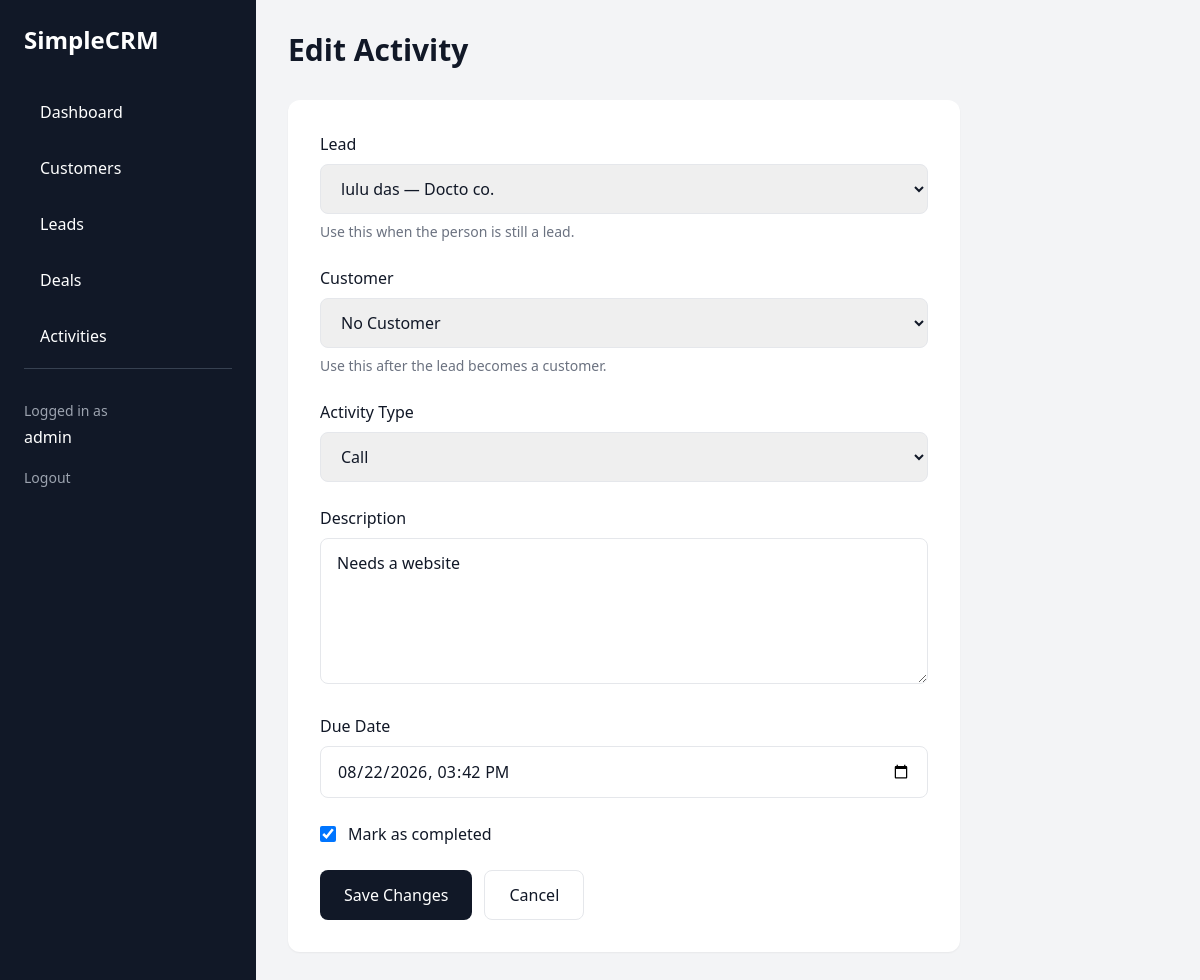
The page /activities/2/edit/ (signed in) on the database its author committed.
### crm/models.py (models this page shows, shortened)
class Activity(models.Model):
    TYPE_CHOICES = [
        ("call", "Call"),
        ("meeting", "Meeting"),
        ("note", "Note"),
        ("followup", "Follow-up"),
    ]
    lead = models.ForeignKey(
        Lead,
        on_delete=models.CASCADE,
        related_name="activities",
        null=True,
        blank=True,
    )
    customer = models.ForeignKey(
        Customer,
        on_delete=models.CASCADE,
        related_name="activities",
        null=True,
        blank=True,
    )
    activity_type = models.CharField(
        max_length=20,
        choices=TYPE_CHOICES
    )
    description = models.TextField()
    due_date = models.DateTimeField(
        null=True,
        blank=True
    )
    owner = models.ForeignKey(
    User,
    on_delete=models.SET_NULL,
    null=True,
    blank=True,
    related_name="activities",
    )
    completed = models.BooleanField(default=False)
    created_at = models.DateTimeField(auto_now_add=True)

class Lead(models.Model):
    STATUS_CHOICES = [
        ("new", "New"),
        ("contacted", "Contacted"),
        ("qualified", "Qualified"),
        ("converted", "Converted"),
        ("lost", "Lost"),
    ]
    name = models.CharField(max_length=150)
    email = models.EmailField(blank=True)
    phone = models.CharField(max_length=30, blank=True)
    company = models.CharField(max_length=150, blank=True)
    source = models.CharField(max_length=100, blank=True)
    status = models.CharField(
        max_length=20,
        choices=STATUS_CHOICES,
        default="new"
    )
    notes = models.TextField(blank=True)
    converted_customer = models.OneToOneField(
        "Customer",
        on_delete=models.SET_NULL,
        null=True,
        blank=True,
        related_name="converted_lead",
    )
    owner = models.ForeignKey(
    User,
    on_delete=models.SET_NULL,
    null=True,
    blank=True,
    related_name="leads",
    )
    created_at = models.DateTimeField(auto_now_add=True)

### crm/views.py (the view, shortened to what this page needs)
@login_required
def activity_edit(request, pk):
    if is_manager_or_admin(request.user):
        activity = get_object_or_404(
            Activity,
            pk=pk
        )
    else:
        activity = get_object_or_404(
            Activity,
            pk=pk,
            owner=request.user
        )
    if is_manager_or_admin(request.user):
        leads = Lead.objects.exclude(
            status="lost"
        ).order_by("name")
        customers = Customer.objects.filter(
            status="active"
        ).order_by("name")
    return render(
        request,
        "crm/activities/form.html",
        {
            "activity": activity,
            "leads": leads,
            "customers": customers,
        }
    )

### crm/views.py (called while the page is built)
def is_manager_or_admin(user):
    return user.is_superuser or user.is_staff

### crm/templates/crm/activities/form.html (shortened to what this page needs)
{% extends "crm/base.html" %}
{% block content %}
<div class="max-w-2xl">
    <h2 class="text-3xl font-bold mb-8">
        {% if activity %}
            Edit Activity
        {% else %}
            Add Activity
        {% endif %}
    </h2>
    <form method="POST" class="bg-white p-8 rounded-xl shadow-sm">
        <div class="space-y-6">
            <div>
                <label class="block mb-2 font-medium">
                    Lead
                </label>
                <select
                    name="lead"
                    class="w-full border rounded-lg px-4 py-3"
                >
                    {% for lead in leads %}
                    <option
                        value="{{ lead.id }}"
                        {% if activity.lead_id == lead.id %}
                            selected
                        {% endif %}
                    >
                        {{ lead.name }}
                        {% if lead.company %}
                            — {{ lead.company }}
                        {% endif %}
                    </option>
                    {% endfor %}
                </select>
                <p class="text-sm text-gray-500 mt-2">
                    Use this when the person is still a lead.
                </p>
            </div>
            <div>
                <label class="block mb-2 font-medium">
                    Customer
                </label>
                <select
                    name="customer"
                    class="w-full border rounded-lg px-4 py-3"
                >
                    <option value="">
                        No Customer
                    </option>
                </select>
                <p class="text-sm text-gray-500 mt-2">
                    Use this after the lead becomes a customer.
                </p>
            </div>
            <div>
                <label class="block mb-2 font-medium">
                    Activity Type
                </label>
                <select
                    name="activity_type"
                    class="w-full border rounded-lg px-4 py-3"
                >
                    <option value="call"
                        {% if activity.activity_type == "call" or not activity %}
                            selected
                        {% endif %}>
                        Call
                    </option>
                </select>
            </div>
            <div>
                <label class="block mb-2 font-medium">
                    Description
                </label>
                <textarea
                    name="description"
                    required
                    rows="5"
                    placeholder="Discussed project requirements..."
                    class="w-full border rounded-lg px-4 py-3"
                >{{ activity.description|default:'' }}</textarea>
            </div>
            <div>
                <label class="block mb-2 font-medium">
                    Due Date
                </label>
                <input
                    type="datetime-local"
                    name="due_date"
                    value="{{ activity.due_date|date:'Y-m-d\TH:i' }}"
                    class="w-full border rounded-lg px-4 py-3"
                >
            </div>
            <div class="flex items-center gap-3">
                <input
                    type="checkbox"
                    name="completed"
                    id="completed"
                    {% if activity.completed %}checked{% endif %}
                    class="w-4 h-4"
                >
                <label for="completed">
                    Mark as completed
                </label>
            </div>
            <div class="flex gap-3">
                <button
                    type="submit"
                    class="bg-gray-900 text-white px-6 py-3 rounded-lg"
                >
                    {% if activity %}
                        Save Changes
                    {% else %}
                        Create Activity
                    {% endif %}
                </button>
                <a
                    href="{% url 'activity_list' %}"
                    class="border px-6 py-3 rounded-lg"
                >
                    Cancel
                </a>
            </div>
        </div>
    </form>
</div>
{% endblock %}

### crm/templates/crm/base.html (shortened to what this page needs)
<!DOCTYPE html>
<html lang="en">
<head>
    <script src="https://cdn.tailwindcss.com"></script>
</head>
<body class="bg-gray-100 text-gray-900">
    <div class="flex min-h-screen">
        <aside class="w-64 bg-gray-900 text-white p-6">
            <h1 class="text-2xl font-bold mb-8">
                SimpleCRM
            </h1>
            <nav class="space-y-2">
                <a href="{% url 'dashboard' %}"
                   class="block px-4 py-3 rounded-lg hover:bg-gray-800">
                    Dashboard
                </a>
                <a href="{% url 'customer_list' %}"
                    class="block px-4 py-3 rounded-lg hover:bg-gray-800">
                        Customers
                </a>
                <a
    href="{% url 'lead_list' %}"
    class="block px-4 py-3 rounded-lg hover:bg-gray-800"
>
    Leads
</a>
                <a
    href="{% url 'deal_list' %}"
    class="block px-4 py-3 rounded-lg hover:bg-gray-800"
>
    Deals
</a>
                <a
    href="{% url 'activity_list' %}"
    class="block px-4 py-3 rounded-lg hover:bg-gray-800"
>
    Activities
</a>
<div class="mt-auto pt-8 border-t border-gray-700">
    <p class="text-sm text-gray-400">
        Logged in as
    </p>
    <p class="font-medium mt-1">
        {{ request.user.username }}
    </p>
    <form
        method="POST"
        action="{% url 'logout' %}"
        class="mt-4"
    >
        <button
            type="submit"
            class="text-sm text-gray-400 hover:text-white"
        >
            Logout
        </button>
    </form>
</div>
            </nav>
        </aside>
        <main class="flex-1 p-8">
            {% block content %}
            {% endblock %}
        </main>
    </div>
</body>
</html>

### rows shown on the page
Activity: lead "lulu das — Docto co.", activity_type "Call", description "Needs a website", due_date "08/22/2026 15:42", completed "☑"

### other values the page prints
{{ request.user.username }} "admin"
